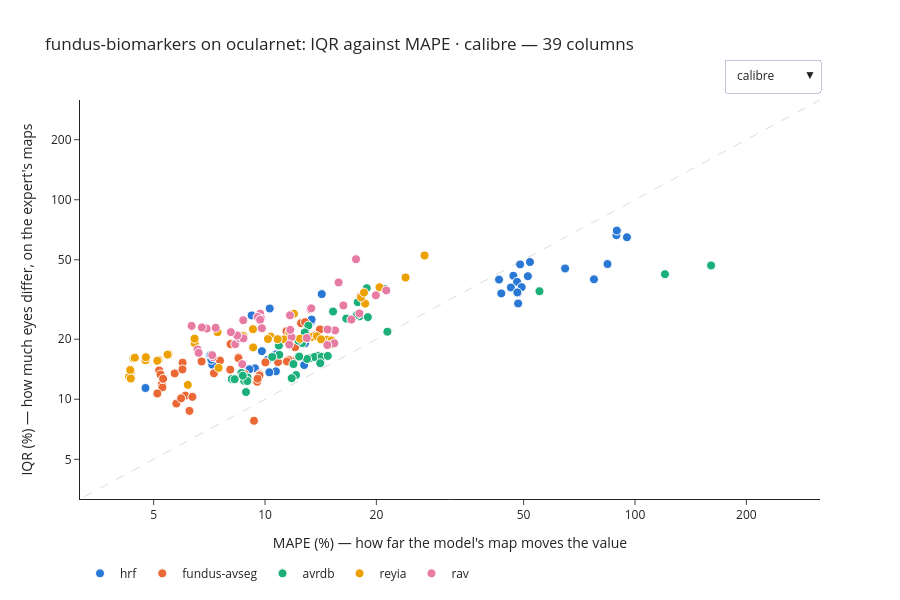

Write notebook code for a chart like this one.
### Markdown cell above
#### 3.2.6 fundus-biomarkers

[fundus-biomarkers](../docs/projects/fundus-biomarkers.md), on OCULARNet.

### Code cell
show_iqr_against_mape("fundus-biomarkers")
